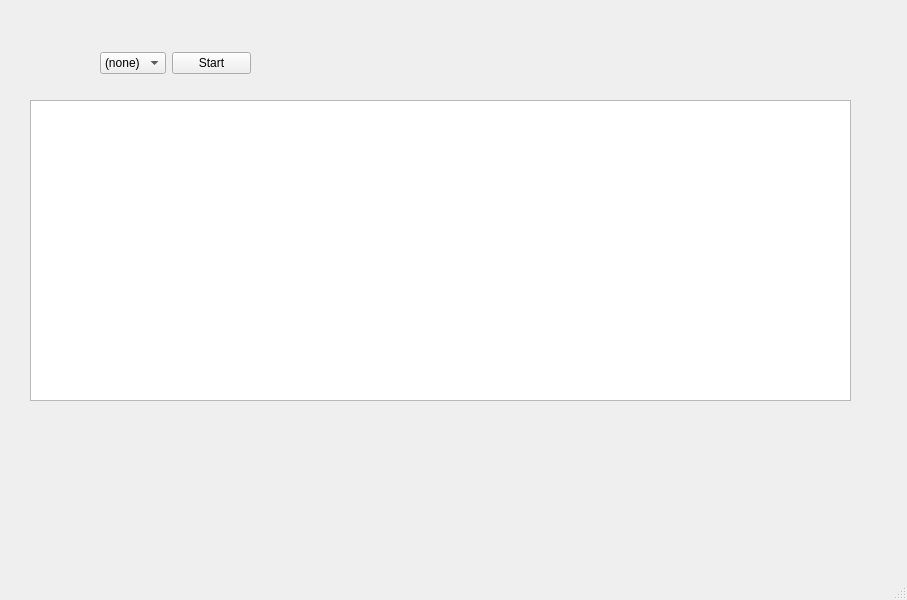
<?xml version="1.0" encoding="UTF-8"?>
<ui version="4.0">
 <class>MainWindow</class>
 <widget class="QMainWindow" name="MainWindow">
  <property name="geometry">
   <rect>
    <x>0</x>
    <y>0</y>
    <width>907</width>
    <height>600</height>
   </rect>
  </property>
  <property name="windowTitle">
   <string>MainWindow</string>
  </property>
  <widget class="QWidget" name="centralwidget">
   <widget class="QTableWidget" name="tableWidget">
    <property name="geometry">
     <rect>
      <x>30</x>
      <y>100</y>
      <width>821</width>
      <height>301</height>
     </rect>
    </property>
   </widget>
   <widget class="QWidget" name="">
    <property name="geometry">
     <rect>
      <x>100</x>
      <y>50</y>
      <width>151</width>
      <height>26</height>
     </rect>
    </property>
    <layout class="QHBoxLayout" name="horizontalLayout">
     <item>
      <widget class="QComboBox" name="Choice">
       <item>
        <property name="text">
         <string>(none)</string>
        </property>
       </item>
       <item>
        <property name="text">
         <string>White</string>
        </property>
       </item>
       <item>
        <property name="text">
         <string>Black</string>
        </property>
       </item>
      </widget>
     </item>
     <item>
      <widget class="QPushButton" name="Start">
       <property name="text">
        <string>Start</string>
       </property>
      </widget>
     </item>
    </layout>
   </widget>
  </widget>
  <widget class="QMenuBar" name="menubar">
   <property name="geometry">
    <rect>
     <x>0</x>
     <y>0</y>
     <width>907</width>
     <height>21</height>
    </rect>
   </property>
  </widget>
  <widget class="QStatusBar" name="statusbar"/>
 </widget>
 <resources/>
 <connections/>
</ui>
